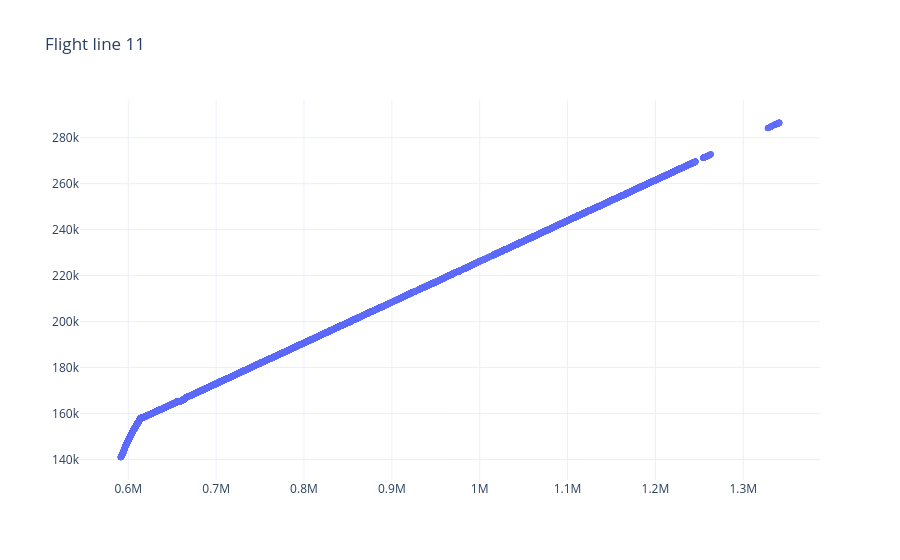

Notebook code for this chart:
### Code cell
fig = go.Figure(data = go.Scatter(x = bas_agab[bas_agab["trajectory_id"] == 11]["x"], 
                                  y = bas_agab[bas_agab["trajectory_id"] == 11]["y"], 
                                  mode = 'markers'))
fig.update_layout(title = "Flight line 11", template = "plotly_white")
# Dome A is around 1 M
fig.show()

### Figure 1 — Plotly figure (JSON) as saved in the notebook; plotly's stock layout.template omitted (floating-point values rounded to 4 significant figures; data arrays with more than 128 entries replaced by an {"elided": "..."} marker saying what was removed)
{"data": [{"mode": "markers", "type": "scatter", "x": {"elided": "29589 float values"}, "y": {"elided": "29589 float values"}}], "layout": {"title": {"text": "Flight line 11"}}}
